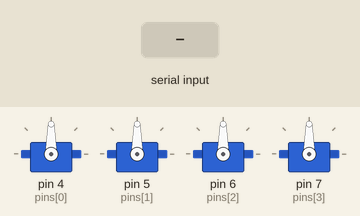
Bench run of a sketch on a simulated Arduino Uno, built with avr-gcc and run on an emulated ATmega328P. Parts: 4 × servo. The test bench sets the inputs (shaded band).

Above: at 1.2 s.
1.3 s: "90,45,200,10\n" received over Serial
At 1.6 s:
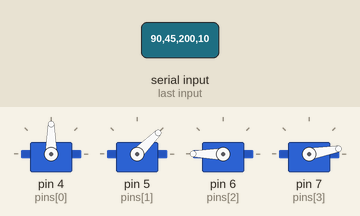
2.8 s: "30,150,10,200\n" received over Serial
At 3.9 s:
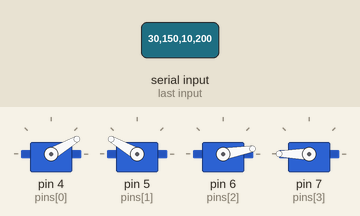
Timing chart, 0 to 5.8 s (numbered marks = the images above; inputs shaded):
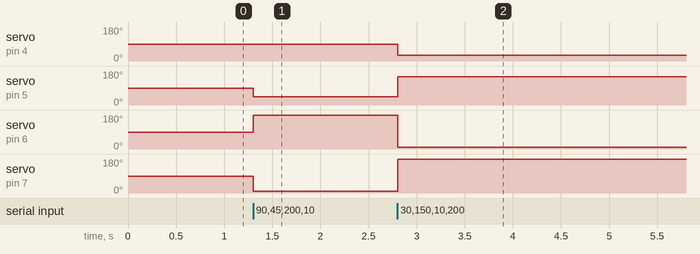

Measured:
- after the input at 1.3 s, servo on pin 5 (pins[1]): 90° → 45° at once; servo on pin 6 (pins[2]): 90° → 180° at once; servo on pin 7 (pins[3]): 90° → 10° at once
- after the input at 2.8 s, servo on pin 4 (pins[0]): 90° → 30° at once; servo on pin 5 (pins[1]): 45° → 150° at once; servo on pin 6 (pins[2]): 180° → 10° at once; servo on pin 7 (pins[3]): 10° → 180° at once

The sketch:

by_pc_and_xbox.ino
```cpp
#include <Servo.h>

Servo servos[4];

// [중요] 사용 중인 핀 번호로 수정하세요! (사용자님 환경: 3, 5, 6, 9 예상)
// PDF 문서 기준은 4, 5, 6, 7 이지만 실제 연결에 맞춰야 합니다.
int pins[4] = {4, 5, 6, 7};
int angles[4] = {90, 90, 90, 90}; // 현재 각도 저장

void setup() {
  // 통신 속도 115200 (파이썬과 속도가 같아야 합니다!)
  Serial.begin(115200);

  for(int i=0; i<4; i++){
    servos[i].attach(pins[i]);
    servos[i].write(angles[i]);
  }
}

void loop() {
  // PC에서 데이터가 들어오면?
  if (Serial.available() > 0) {
    // 줄바꿈 문자('\n')가 나올 때까지 읽음
    String data = Serial.readStringUntil('\n');

    // 콤마(,)를 기준으로 숫자 4개를 쪼개서 읽음
    int firstComma = data.indexOf(',');
    int secondComma = data.indexOf(',', firstComma + 1);
    int thirdComma = data.indexOf(',', secondComma + 1);

    // 데이터가 정상적일 때만 모터 움직임
    if(firstComma > 0 && secondComma > 0 && thirdComma > 0) {
      angles[0] = data.substring(0, firstComma).toInt();
      angles[1] = data.substring(firstComma + 1, secondComma).toInt();
      angles[2] = data.substring(secondComma + 1, thirdComma).toInt();
      angles[3] = data.substring(thirdComma + 1).toInt();

      // 모터에 각도 적용
      for(int i=0; i<4; i++) {
        servos[i].write(angles[i]);
      }
    }
  }
}
```
